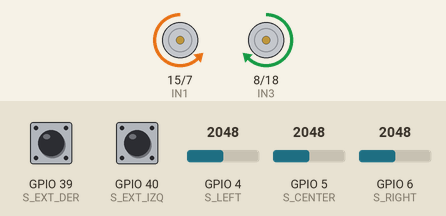
Bench run of a sketch on a simulated ESP32-S3. Parts: motor-driver pin pairs drawn as motors (green arrow = first pin HIGH = forward, orange = second pin HIGH = backward, longer = more drive, scaled by the enable pin). The inputs (shaded band) are chosen by the test bench; at power-on: GPIO 5 (S_CENTER) = 2048, GPIO 6 (S_RIGHT) = 2048, GPIO 4 (S_LEFT) = 2048, GPIO 39 (S_EXT_DER) HIGH, GPIO 40 (S_EXT_IZQ) HIGH. What the sketch prints to the serial monitor is not drawn.

Above: at 3.2 s.
3.3 s: GPIO 5 (S_CENTER) set to 1260
4.8 s: GPIO 5 (S_CENTER) set to 1145
At 6.3 s:
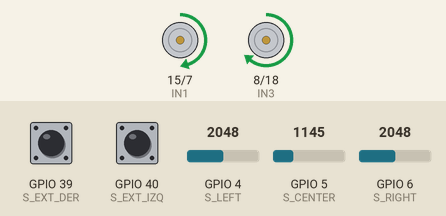
At 7.6 s:
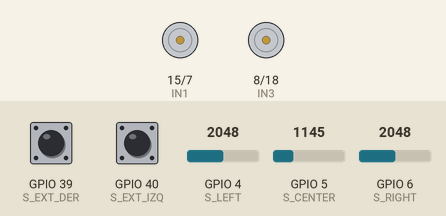
7.8 s: GPIO 6 (S_RIGHT) set to 1530
9.3 s: GPIO 6 (S_RIGHT) set to 1451
At 9.9 s:
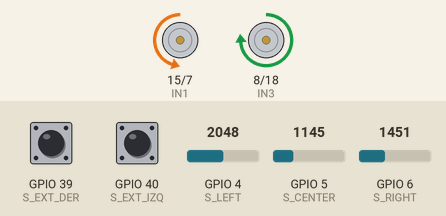
10.8 s: GPIO 4 (S_LEFT) set to 1230
12.3 s: GPIO 4 (S_LEFT) set to 1173
At 14.4 s:
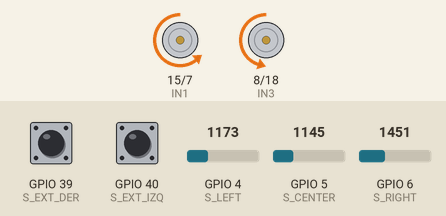
Timing chart, 0 to 16.2 s (numbered marks = the images above; inputs shaded):
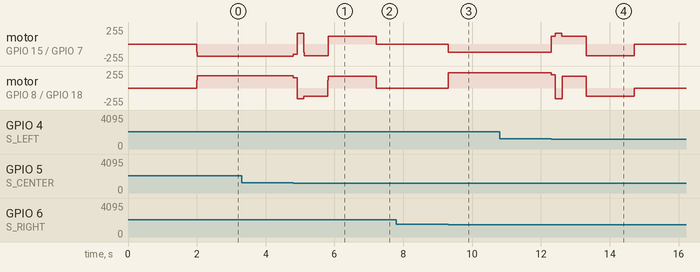

Measured:
- the behaviour switches between 1201 and 1200 on GPIO 5 (S_CENTER) (found by bisection; images 0 and 1)
- the behaviour switches between 1501 and 1500 on GPIO 6 (S_RIGHT) (found by bisection; images 2 and 3)
- the behaviour switches between 1201 and 1200 on GPIO 4 (S_LEFT) (found by bisection; images 3 and 4)
- after the input at 3.3 s, every drawn part: stays the same
- after the input at 7.8 s, every drawn part: stays the same
- after the input at 9.3 s, motor on GPIO 15 (IN1) / GPIO 7 (IN2): stopped → backward 120/255 at once; motor on GPIO 8 (IN3) / GPIO 18 (IN4): stopped → forward 229/255 at once
- after the input at 10.8 s, every drawn part: stays the same

The sketch:

cinco_sensores_PID_v3.ino
```cpp
#include <Arduino.h>

// =========================
//  CONFIGURACIÓN DE PINES
// =========================
const int IN1 = 15; const int IN2 = 7;  const int ENA = 16;
const int IN3 = 8;  const int IN4 = 18; const int ENB = 17;

// Sensores
const int S_LEFT = 4;
const int S_CENTER = 5;
const int S_RIGHT = 6;
const int S_EXT_IZQ = 40;
const int S_EXT_DER = 39;

// PWM
const int freqPWM = 5000;
const int resolucion = 8;

// =========================
//  CALIBRACIÓN
// =========================
int umbralL = 1200;
int umbralC = 1200;
int umbralR = 1500;

// =========================
//  TUNING
// =========================
int velMax = 185;

// RECUPERACIÓN (ARCO INVERTIDO)
int velGiroRapido = 180; // La rueda que empuja
int velGiroLento = -110;  // La rueda que hace de ancla (Negativo para agarre)

// TIEMPOS
const int TIEMPO_REVERSA = 200;
const int TIEMPO_SCAN_1 = 700;
const int TIEMPO_SCAN_2 = 1400;

// PID
float Kp = 55.0;
float Kd = 45.0;
float factorFreno = 0.9;
const int MIN_POWER = 120;

// =========================
//  VARIABLES
// =========================
int lastError = 0;
int lastSeenSide = 1;

enum RecStage { REC_IDLE = 0, REC_BRAKE, REC_REVERSE, REC_SCAN_1, REC_SCAN_2, REC_CENTER };
RecStage recStage = REC_IDLE;
unsigned long recT0 = 0;

// Amortiguador
int lastSpeedLeft = 0;
int lastSpeedRight = 0;
const int MAX_ACEL = 30;

// =========================
//  FUNCIONES
// =========================
int suavizarCambio(int velocidadObjetivo, int velocidadAnterior) {
  int diferencia = velocidadObjetivo - velocidadAnterior;
  if (diferencia > MAX_ACEL) return velocidadAnterior + MAX_ACEL;
  else if (diferencia < -MAX_ACEL) return velocidadAnterior - MAX_ACEL;
  return velocidadObjetivo;
}

int corregirZonaMuerta(int pwm) {
  if (abs(pwm) > 0 && abs(pwm) < MIN_POWER) {
    return (pwm > 0) ? MIN_POWER : -MIN_POWER;
  }
  return pwm;
}

void setMotor(int speedLeft, int speedRight) {
  speedLeft = constrain(speedLeft, -255, 255);
  speedRight = constrain(speedRight, -255, 255);

  speedLeft = suavizarCambio(speedLeft, lastSpeedLeft);
  speedRight = suavizarCambio(speedRight, lastSpeedRight);
  lastSpeedLeft = speedLeft;
  lastSpeedRight = speedRight;

  speedLeft = corregirZonaMuerta(speedLeft);
  speedRight = corregirZonaMuerta(speedRight);

  if (speedLeft >= 0) {
    digitalWrite(IN3, HIGH); digitalWrite(IN4, LOW); ledcWrite(ENB, speedLeft);
  } else {
    digitalWrite(IN3, LOW); digitalWrite(IN4, HIGH); ledcWrite(ENB, abs(speedLeft));
  }
  if (speedRight >= 0) {
    digitalWrite(IN1, LOW); digitalWrite(IN2, HIGH); ledcWrite(ENA, speedRight);
  } else {
    digitalWrite(IN1, HIGH); digitalWrite(IN2, LOW); ledcWrite(ENA, abs(speedRight));
  }
}

void setup() {
  Serial.begin(115200);
  pinMode(IN1, OUTPUT); pinMode(IN2, OUTPUT);
  pinMode(IN3, OUTPUT); pinMode(IN4, OUTPUT);
  pinMode(ENA, OUTPUT); pinMode(ENB, OUTPUT);
  pinMode(S_EXT_IZQ, INPUT);
  pinMode(S_EXT_DER, INPUT);
  ledcAttach(ENA, freqPWM, resolucion);
  ledcAttach(ENB, freqPWM, resolucion);
  Serial.println("LOGICA INVERTIDA + ARCO LISTA");
  delay(2000);
}

void loop() {
  bool L = analogRead(S_LEFT) > umbralL;
  bool C = analogRead(S_CENTER) > umbralC;
  bool R = analogRead(S_RIGHT) > umbralR;
  bool XL = !digitalRead(S_EXT_IZQ);
  bool XR = !digitalRead(S_EXT_DER);

  int error = 0;
  bool lineaDetectada = false;

  if (XL) { error = -3; lineaDetectada = true; lastSeenSide = -1; }
  else if (XR) { error = 3;  lineaDetectada = true; lastSeenSide = 1; }
  else if (L && !C && !R) { error = -2; lineaDetectada = true; lastSeenSide = -1; }
  else if (L && C && !R)  { error = -1; lineaDetectada = true; lastSeenSide = -1; }
  else if (!L && C && !R) { error = 0;  lineaDetectada = true; }
  else if (!L && C && R)  { error = 1;  lineaDetectada = true; lastSeenSide = 1; }
  else if (!L && !C && R) { error = 2;  lineaDetectada = true; lastSeenSide = 1; }
  else if (L && C && R)   { error = 0;  lineaDetectada = true; }

  if (lineaDetectada) {
    recStage = REC_IDLE;

    int P = error;
    int D = error - lastError;
    int correccionPID = (Kp * P) + (Kd * D);
    lastError = error;

    int velocidadBase = velMax;
    if (abs(error) == 3) velocidadBase = 110;
    else velocidadBase = velMax - (abs(correccionPID) * factorFreno);

    if (velocidadBase < MIN_POWER) velocidadBase = MIN_POWER;

    int velIzq = velocidadBase - correccionPID;
    int velDer = velocidadBase + correccionPID;
    setMotor(velIzq, velDer);

  } else {
    manejarRecuperacion();
  }
  delay(1);
}

// =========================
//  RECUPERACIÓN CORREGIDA (SENTIDO INVERTIDO)
// =========================
void manejarRecuperacion() {
  unsigned long now = millis();
  int velBack = -160;

  switch (recStage) {
    case REC_IDLE:
      recStage = REC_BRAKE;
      recT0 = now;
      setMotor(-255, -255);
      break;

    case REC_BRAKE:
      if (now - recT0 > 100) { recStage = REC_REVERSE; recT0 = now; }
      break;

    case REC_REVERSE:
      setMotor(velBack, velBack);
      if (now - recT0 > TIEMPO_REVERSA) { recStage = REC_SCAN_1; recT0 = now; }
      break;

    case REC_SCAN_1:
      // AQUI ESTABA EL CAMBIO:
      // Si la última vez fue -1 (Izq), TÚ querías que girara a la DERECHA.

      if (lastSeenSide == -1) {
         // Memoria: IZQUIERDA -> Acción: Girar DERECHA
         // Para girar Derecha: Izq Rápido, Der Lento/Atrás
         setMotor(velGiroRapido, velGiroLento);
      } else {
         // Memoria: DERECHA -> Acción: Girar IZQUIERDA
         // Para girar Izquierda: Izq Lento/Atrás, Der Rápido
         setMotor(velGiroLento, velGiroRapido);
      }

      if (now - recT0 > TIEMPO_SCAN_1) {
        recStage = REC_SCAN_2;
        recT0 = now;
      }
      break;

    case REC_SCAN_2:
      // FASE 2: Invertimos
      if (lastSeenSide == -1) {
         // Ahora giro IZQ
         setMotor(velGiroLento, velGiroRapido);
      } else {
         // Ahora giro DER
         setMotor(velGiroRapido, velGiroLento);
      }

      if (now - recT0 > TIEMPO_SCAN_2) {
        recStage = REC_CENTER;
        recT0 = now;
      }
      break;

    case REC_CENTER:
       setMotor(0,0);
       break;
  }
}
```
